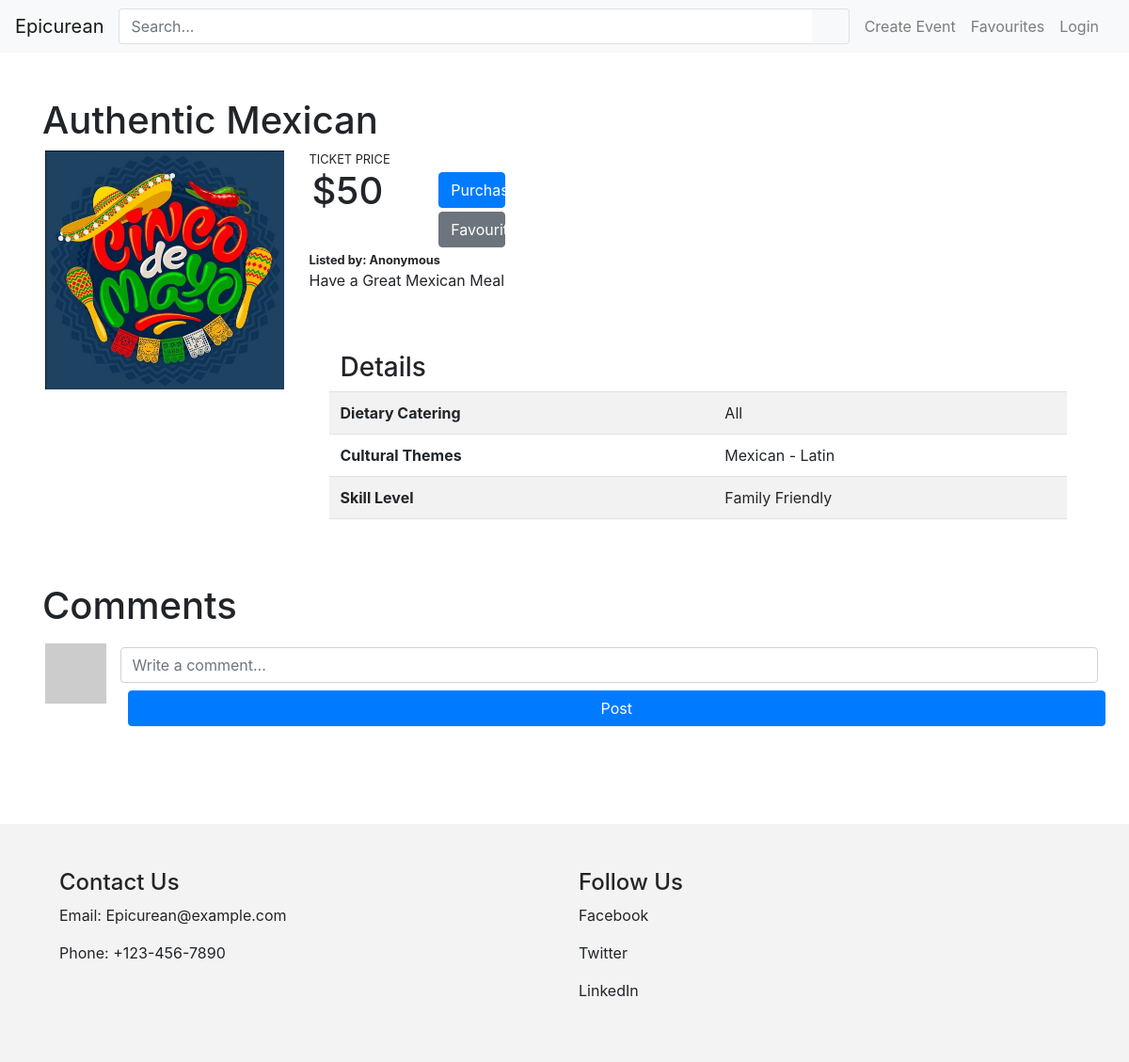
Before: /events/1 with the older database file.
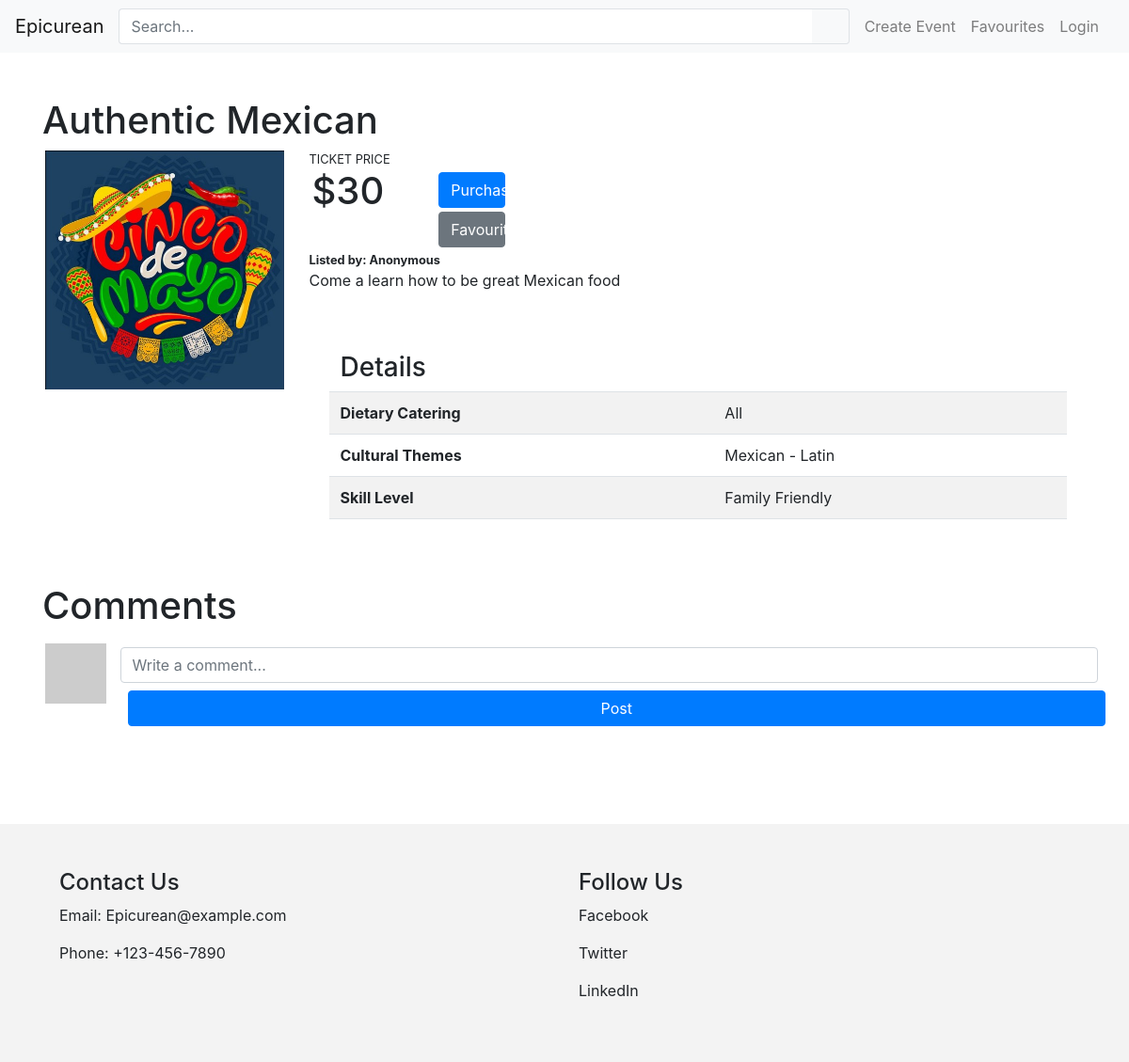
After: the same page with the newer database file.
### website/models.py (models this page shows)
class Event(db.Model):
    __tablename__ = 'events'
    eventid = db.Column(db.Integer, primary_key=True)
    name = db.Column(db.String(80))
    description = db.Column(db.String(200))
    image = db.Column(db.String(400))
    ticketPrice = db.Column(db.String(3))
    status = db.Column(db.String(20))
    created_at = db.Column(db.DateTime, default=datetime.now())
    startdate = db.Column(db.DateTime)
    enddate = db.Column(db.DateTime)
    location = db.Column(db.String(100))
    user = db.Column(db.String(80))
    comments = db.relationship('Comment', backref='event')

### website/events.py (the view)
@eventbp.route('/<id>')
def show(id):
    event = db.session.scalar(db.select(Event).where(Event.eventid==id))
    valid = Event.status
    form = CommentForm()
    return render_template('events/show.html', Event=event, form=form, valid=valid)

### website/forms.py
class CommentForm(FlaskForm):
    text = TextAreaField('Text', validators=[InputRequired()])
    submit = SubmitField("Create")

### website/templates/events/show.html (shortened to what this page needs)
{% extends 'base.html' %}
{% block style %}
<link rel="stylesheet" type="text/css" href="{{ url_for('static', filename='css/events.css') }}">
{% endblock %}
{% block content %}
<div class="container-fluid px-5 py-5">
    <div class="row">
        <h1>{{Event.name}}</h1>
    </div>
    <div class="row">
        <div class="col-3">
            <img src="../../{{ Event.image }}" class="img-fluid">
        </div>
        <div class="col">
            <div class="row">
                <small>TICKET PRICE</small>
            </div>
            <div class="row">
                <div class="col-2">
                    <h1>${{Event.ticketPrice}}</h1>
                </div>
                <div class="col-1">
                    <div class="row my-1">
                        {% if Event.status =='Active' %}
                            <button class="btn btn-primary text-nowrap mx-2 btn-block" type="button" onclick="window.location.href='index.html'">Purchase</button>
                        {% elif Event.status =='Limited' %}
                            <button class="btn btn-Success text-nowrap mx-2 btn-block" type="button" onclick="window.location.href='index.html'">Purchase</button>
                        {% elif Event.status =='Sold Out' %}
                        <button class="btn btn-Danger text-nowrap mx-2 btn-block" type="button" onclick="window.location.href='index.html'" disabled>Sold Out</button>
                        {% elif Event.status =='Canceled' %}
                        <button class="btn btn-info text-nowrap mx-2 btn-block" type="button" onclick="window.location.href='index.html'" disabled>Canceled</button>
                        {% endif %}
                    </div>
                    <div class="row my-1">
                        <button class="btn btn-secondary text-nowrap mx-2 btn-block" type="button" onclick="window.location.href='bookmarks.html'">Favourite</button>
                    </div>
                </div>
            </div>
            <div class="row">
                <small><strong>Listed by: Anonymous</strong></small>
            </div>
            <div class="row">
                <p>
                    {{Event.description}}
                </p>
            </div>
            <div class="row">
                <div class="container-fluid px-5 py-5">
                    <div class="row">
                        <h3>Details</h3>
                    </div>
                    <div class="row">
                        <table class="table table-striped">
                            <tbody>
                                <tr>
                                    <th scope="row">Dietary Catering</th>
                                    <td>All</td>
                                </tr>
                                <tr>
                                    <th scope="row">Cultural Themes</th>
                                    <td>Mexican - Latin</td>
                                </tr>
                                <tr>
                                    <th scope="row">Skill Level</th>
                                    <td>Family Friendly</td>
                                </tr>
                            </tbody>
                        </table>
                    </div>
                </div>
            </div>
        </div>
    </div>
    <div class="row py-1">
        <h1>Comments</h1>
    </div>
    <div class="row py-1">
        <div class="col-1">
            <img src="https://via.placeholder.com/100" class=img-fluid>
        </div>
        <div class="col">
            <div class="row py-1">
                <input class="form-control" id="enterComment" placeholder="Write a comment...">
            </div>
            <div class="row py-1">
                <button class="btn btn-primary text-nowrap mx-2" type="button">Post</button>
            </div>
        </div>
    </div>
</div>
{% endblock %}

Changed rows visible on the page:
changed Event "Authentic Mexican": ticketPrice "50" → "30"; description "Have a Great Mexican Meal" → "Come a learn how to be great Mexican food"
